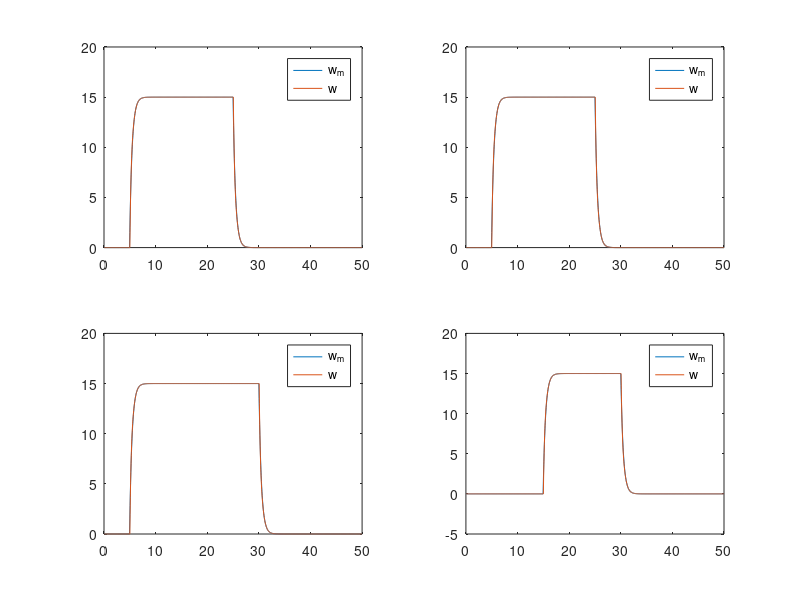

Source code (MATLAB):
clear all
%% Model:

nwheel = 4;

% m = 2.2;
% L = 0.085;
% tau_moteur = 0.2;
% gain_moteur = 2*pi*6;
% J = 0.5*m*L^2;
% r = 0.025;
% gear_ratio = 3.2;
% 
% theta = (1:nwheel)*pi/2-pi/4;
% Mc = [-cos(theta') -sin(theta') L*ones(nwheel,1)];
% Mm = diag([1/m 1/m 1/J]);
% 
% Gb = J/tau_moteur;
% Ga = gain_moteur*Gb;
% 
% Ma = Ga*eye(nwheel);
% Mb = Gb*eye(nwheel);
% 
% M1 = Mc*Mm*Mc'*Ma/r;
% M2 = Mc*Mm*Mc'*Mb/r;


M1 = [832.5160 , 348.0510 , 150.7291 , 327.6491;
      486.8178 , 692.4930 , 399.4206 , 117.5622;
      241.0265 , 239.6313 , 761.3489 , 235.5609;
      221.2959 ,  59.1184 , 116.8171 , 702.2684];

M2 = [4.5265  ,  0.2949  ,  1.1064  ,  0.3471;
      1.0369  ,  2.9667  ,  0.8380  ,  0.1454;
      0.1446  ,  0.2892  ,  2.9959  ,  0.2894;
      0.7098  ,  0.1451  ,  0.2896  ,  3.3578];

%% Controller

dt = 1/20;

Kp = 7*eye(nwheel);
Ki = 25*eye(nwheel);

gamma = -1/0.5;

N = 1000;

w_ref = zeros(nwheel,N);
w_ref(1:3,100:500) = 15;
w_ref(3:4,300:600) = 15;

w    = zeros(nwheel,N);
w_m  = zeros(nwheel,N);
u    = zeros(nwheel,N);
err  = zeros(nwheel,N);
errI = zeros(nwheel,N);

for i = 2:N
          
    w_m(:,i) = w_m(:,i-1).*(1+dt*gamma) - dt*gamma.*w_ref(:,i); % filtered tracking reference    
    w(:,i) = w(:,i-1) + (M1*u(:,i-1)-M2*w(:,i-1))*dt; 
    
    err(:,i) = w_m(:,i) - w(:,i); % Tracking error
    errI(:,i) = errI(:,i-1) + err(:,i)*dt;
    
    PI_action = Kp*err(:,i) + Ki*errI(:,i);
    u(:,i) = M1\( gamma*(w_m(:,i)-w_ref(:,i)) + M2*w(:,i) + PI_action);
    %u(u(:,i) > 1,i) = 1;
    %u(u(:,i) < -1,i) = -1;

end


figure(3)

t = (1:N)*dt;

subplot(2,2,1)
plot(t, w_m(1,:)), hold on
plot(t, w(1,:)), hold off
legend('w_m','w')

subplot(2,2,2)
plot(t, w_m(2,:)), hold on
plot(t, w(2,:)), hold off
legend('w_m','w')

subplot(2,2,3)
plot(t, w_m(3,:)), hold on
plot(t, w(3,:)), hold off
legend('w_m','w')

subplot(2,2,4)
plot(t, w_m(4,:)), hold on
plot(t, w(4,:)), hold off
legend('w_m','w')